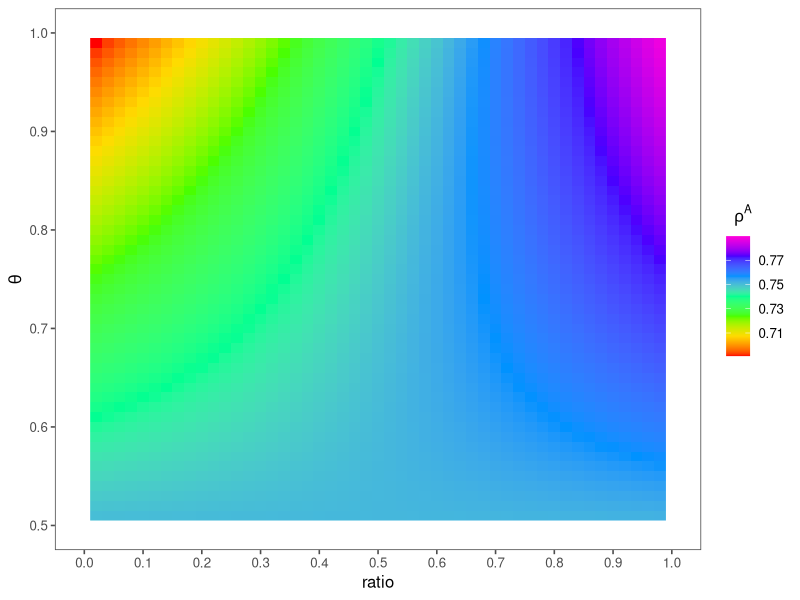
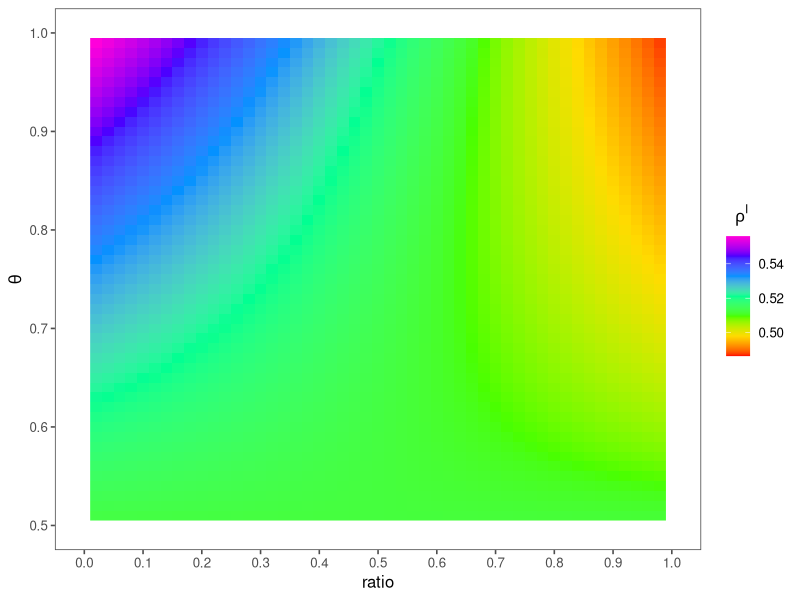
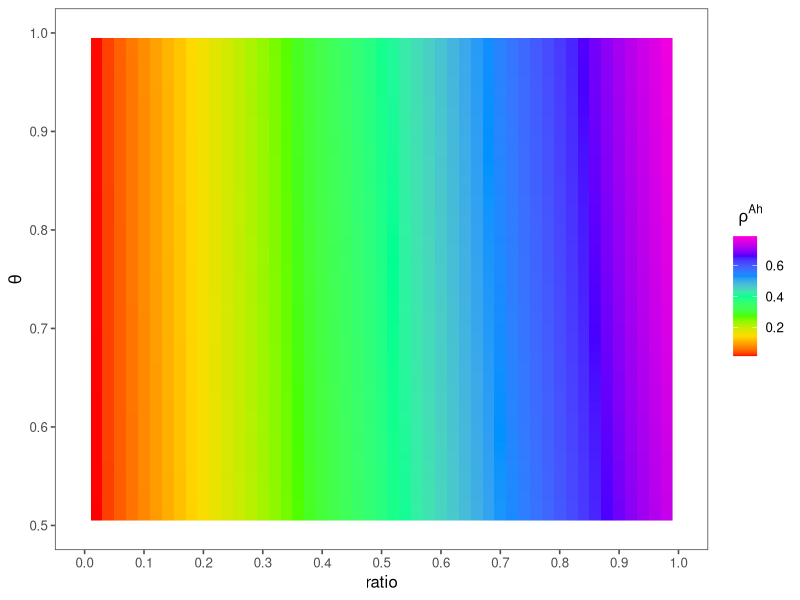
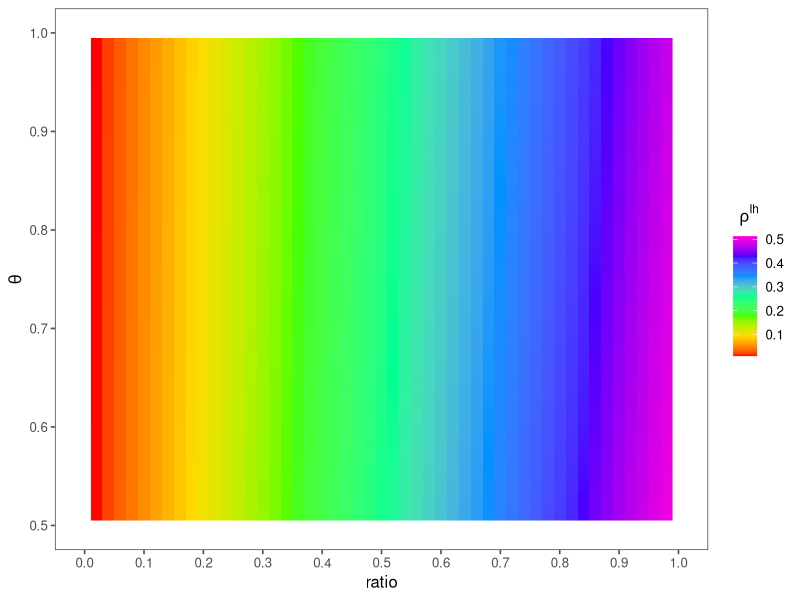
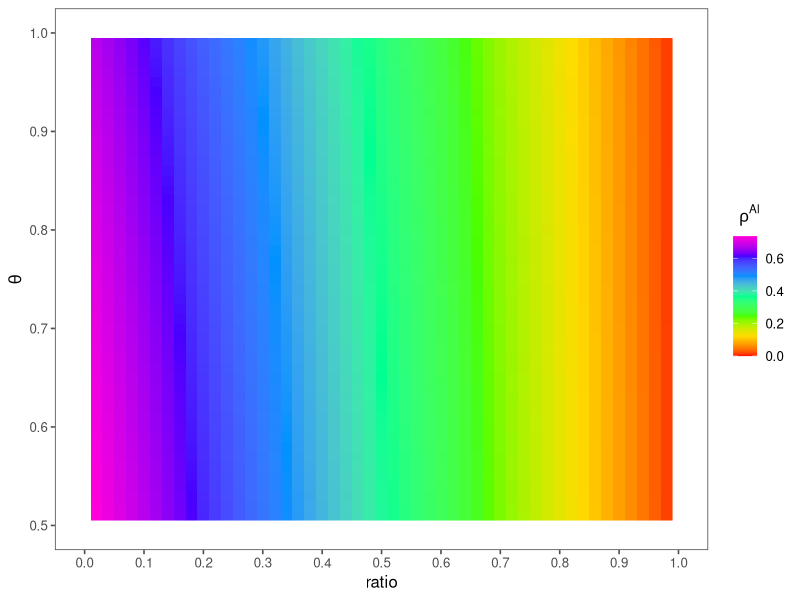
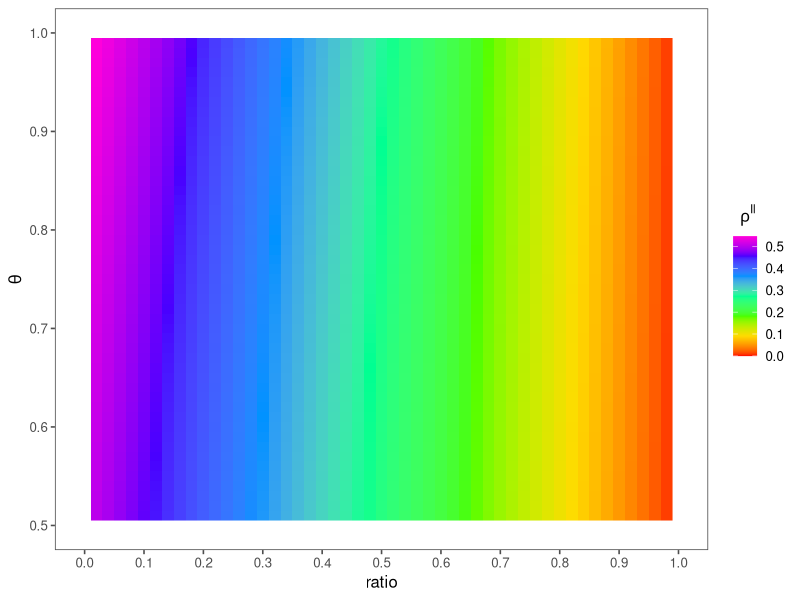
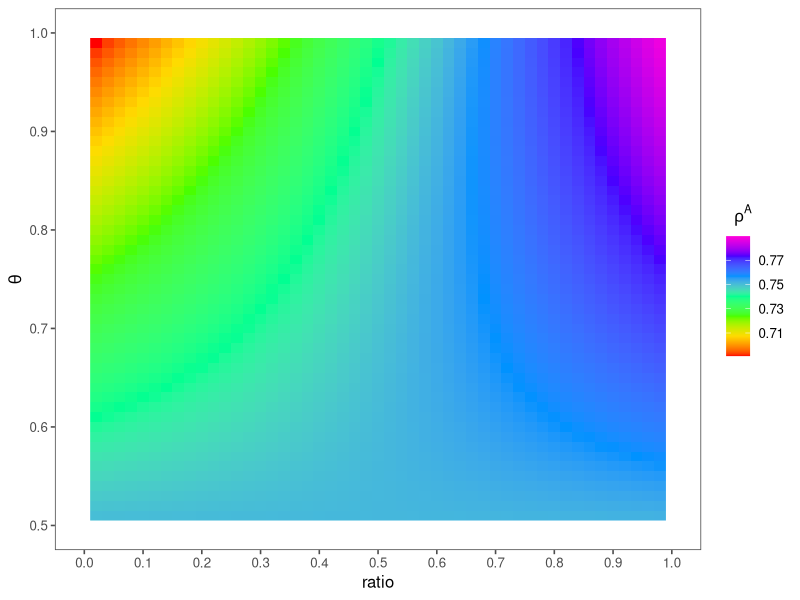
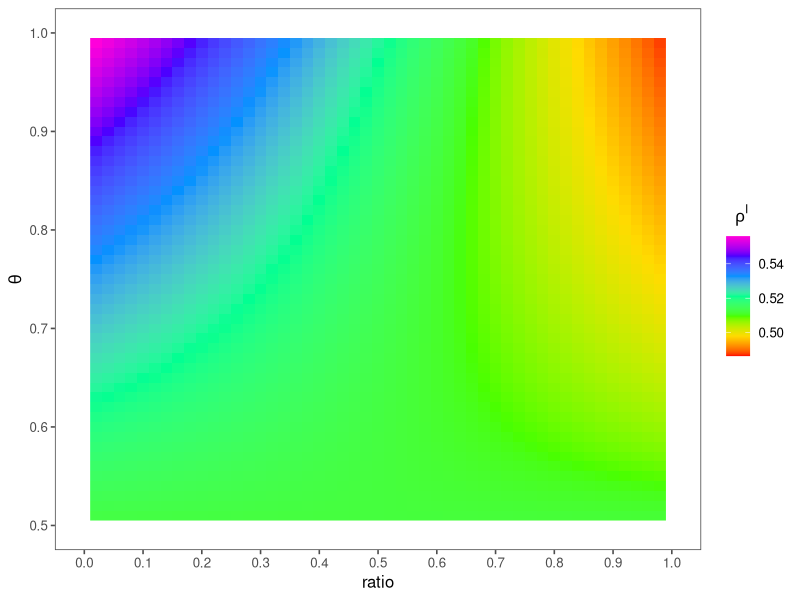

These figures' R source, in order:
suppressPackageStartupMessages(suppressWarnings({
  library(igraph)
  library(progress)
  library(magrittr)
  library(tidyverse)
  library(ggthemes)
  library(RColorBrewer)
  library(parallel)
  library(foreach)
  library(doParallel)
  library(tidyr)
  library(ggplot2)
}))


getwd()
setwd(dirname(rstudioapi::getActiveDocumentContext()$path))

t1<-Sys.time()


Exp5_data<-read.csv("Exp5_ratio_theta.csv")


#1. rho_A
df<-Exp5_data[,c(2,3,5)] %>%
  purrr::set_names("ratio","theta","rho_A")

ggplot(df,aes(x=ratio,y=theta,fill=rho_A))+
  geom_raster() +
  scale_fill_gradientn(colours =rainbow(7))+
  theme_few()+
  scale_x_continuous(limits = c(0,1),
                     breaks = c(0,0.1,0.2,0.3,0.4,0.5,0.6,0.7,0.8,0.9,1))+
  scale_y_continuous(limits = c(0.5,1),
                     breaks = c(0.5,0.6,0.7,0.8,0.9,1))+
  xlab("ratio")+
  ylab(expression(theta))+
  guides(fill=guide_colorbar(title= expression(rho^A),title.hjust =  .2))

ggsave("exp5rhoA.png",width=17, height=8,units="cm",dpi = 300)



#2. rho_I
df<-Exp5_data[,c(2,3,6)] %>%
  purrr::set_names("ratio","theta","rho_I")

ggplot(df,aes(x=ratio,y=theta,fill=rho_I))+
  geom_raster() +
  scale_fill_gradientn(colours =rainbow(7))+
  theme_few()+
  scale_x_continuous(limits = c(0,1),
                     breaks = c(0,0.1,0.2,0.3,0.4,0.5,0.6,0.7,0.8,0.9,1))+
  scale_y_continuous(limits = c(0.5,1),
                     breaks = c(0.5,0.6,0.7,0.8,0.9,1))+
  xlab("ratio")+
  ylab(expression(theta))+
  guides(fill=guide_colorbar(title= expression(rho^I),title.hjust =  .2))

ggsave("exp5rhoI.png",width=17, height=8,units="cm",dpi = 300)



#3. rho_Ah
df<-Exp5_data[,c(2,3,7)] %>%
  purrr::set_names("ratio","theta","rho_Ah")

ggplot(df,aes(x=ratio,y=theta,fill=rho_Ah))+
  geom_raster() +
  scale_fill_gradientn(colours =rainbow(7))+
  theme_few()+
  scale_x_continuous(limits = c(0,1),
                     breaks = c(0,0.1,0.2,0.3,0.4,0.5,0.6,0.7,0.8,0.9,1))+
  scale_y_continuous(limits = c(0.5,1),
                     breaks = c(0.5,0.6,0.7,0.8,0.9,1))+
  xlab("ratio")+
  ylab(expression(theta))+
  guides(fill=guide_colorbar(title= expression(rho^Ah),title.hjust =  .2))

ggsave("exp5rhoAh.png",width=17, height=8,units="cm",dpi = 300)



#4. rho_Ih
df<-Exp5_data[,c(2,3,8)] %>%
  purrr::set_names("ratio","theta","rho_Ih")

ggplot(df,aes(x=ratio,y=theta,fill=rho_Ih))+
  geom_raster() +
  scale_fill_gradientn(colours =rainbow(7))+
  theme_few()+
  scale_x_continuous(limits = c(0,1),
                     breaks = c(0,0.1,0.2,0.3,0.4,0.5,0.6,0.7,0.8,0.9,1))+
  scale_y_continuous(limits = c(0.5,1),
                     breaks = c(0.5,0.6,0.7,0.8,0.9,1))+
  xlab("ratio")+
  ylab(expression(theta))+
  guides(fill=guide_colorbar(title= expression(rho^Ih),title.hjust =  .2))

ggsave("exp5rhoIh.png",width=17, height=8,units="cm",dpi = 300)



#5. rho_Al
df<-Exp5_data[,c(2,3,9)] %>%
  purrr::set_names("ratio","theta","rho_Al")

ggplot(df,aes(x=ratio,y=theta,fill=rho_Al))+
  geom_raster() +
  scale_fill_gradientn(colours =rainbow(7))+
  theme_few()+
  scale_x_continuous(limits = c(0,1),
                     breaks = c(0,0.1,0.2,0.3,0.4,0.5,0.6,0.7,0.8,0.9,1))+
  scale_y_continuous(limits = c(0.5,1),
                     breaks = c(0.5,0.6,0.7,0.8,0.9,1))+
  xlab("ratio")+
  ylab(expression(theta))+
  guides(fill=guide_colorbar(title= expression(rho^Al),title.hjust =  .2))

ggsave("exp5rhoAl.png",width=17, height=8,units="cm",dpi = 300)


#6. rho_Il
df<-Exp5_data[,c(2,3,10)] %>%
  purrr::set_names("ratio","theta","rho_Il")

ggplot(df,aes(x=ratio,y=theta,fill=rho_Il))+
  geom_raster() +
  scale_fill_gradientn(colours =rainbow(7))+
  theme_few()+
  scale_x_continuous(limits = c(0,1),
                     breaks = c(0,0.1,0.2,0.3,0.4,0.5,0.6,0.7,0.8,0.9,1))+
  scale_y_continuous(limits = c(0.5,1),
                     breaks = c(0.5,0.6,0.7,0.8,0.9,1))+
  xlab("ratio")+
  ylab(expression(theta))+
  guides(fill=guide_colorbar(title= expression(rho^Il),title.hjust =  .2))

ggsave("exp5rhoIl.png",width=17, height=8,units="cm",dpi = 300)


t2<-Sys.time()
t2
t1;t2;t2-t1 
